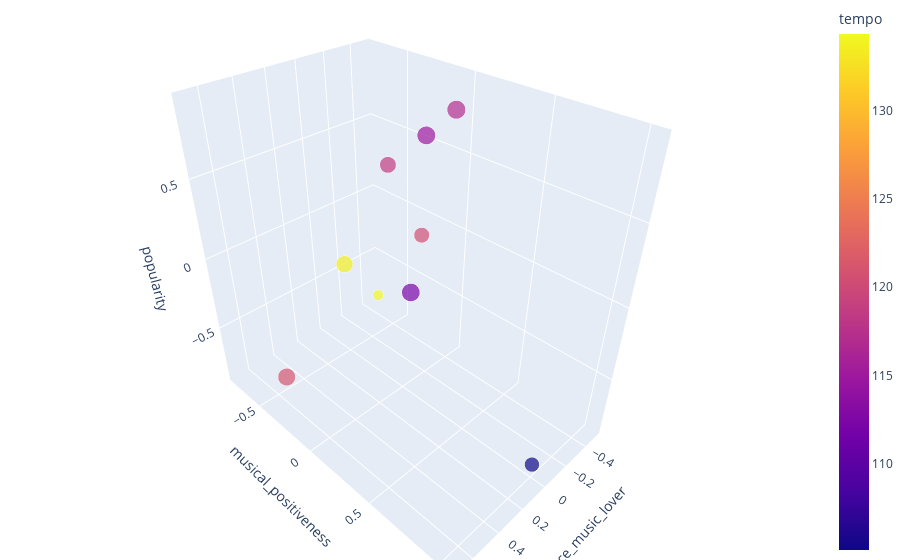

This figure's notebook cell:
### Markdown cell above
### User Based Analysis

### Code cell
qualitative = ['artist_names','genres','key','mode','speechiness','liveness','user_id']
quantative_normalizable = ['popularity', 'danceability', 'energy', 'loudness','speechiness',
       'acousticness', 'instrumentalness', 'valence', 'mode']
quantative_not_normalizable = ['tempo', 'duration_ms','user_id']
# relative way of normalizing - more distinctive result / shows more persona
quantative_normalized = top50[quantative_normalizable].apply(lambda x: (x - x.mean())/x.std(), axis = 0)
# absolute way of normalizing - range is [0,1], less distinctive result / a couple of features are similar among users: energy, loudness, valence, etc. 
# quantative_normalized = (top50[quantative_normalizable] - top50[quantative_normalizable].min())/(top50[quantative_normalizable].max()-top50[quantative_normalizable].min())
quantative_top50 = pd.concat([top50[quantative_not_normalizable],quantative_normalized], axis = 1 )

##### Averaging each feature for each user
user_average_data = quantative_top50.groupby(["user_id"]).mean()
user_average_data = user_average_data.join(top50[["user_id", "artist_names","genres"]].groupby(["user_id"]).nunique(), on = 'user_id')
# using 3 criteria: 
# 1. popularity
# 2. dance music lover: 0.6 * danceability + 0.3 * loudness + 0.3 * energy - 0.2 * acousticness
# 3. musical positiveness: 0.8 * valence + 0.2 * mode
# mode -> 1: major key, mode -> 0: minor key
user_average_data["dance_music_lover"] = user_average_data["danceability"] * 0.6 + user_average_data["loudness"] * 0.3 + user_average_data["energy"] * 0.3 - user_average_data["acousticness"] * 0.2
user_average_data["musical_positiveness"] = user_average_data["valence"] * 0.8 + user_average_data["mode"] * 0.2


##### Plotting

fig = px.scatter_3d(user_average_data, x = 'dance_music_lover', y = 'musical_positiveness', z = 'popularity', color = 'tempo', size = 'genres', size_max = 18,
                    opacity = 0.7)

fig.update_layout(margin = dict(l=0, r=0, b=0, t=0))

### Figure 1 — Plotly figure (JSON) as saved in the notebook; plotly's stock layout.template omitted (floating-point values rounded to 4 significant figures)
{"data": [{"hovertemplate": "dance_music_lover=%{x}<br>musical_positiveness=%{y}<br>popularity=%{z}<br>genres=%{marker.size}<br>tempo=%{marker.color}<extra></extra>", "legendgroup": "", "marker": {"color": [134.3, 118.7, 120.5, 114.9, 105.1, 112.2, 133.5, 121.0, 117.1], "coloraxis": "coloraxis", "opacity": 0.7, "size": [15, 37, 33, 46, 30, 45, 39, 42, 47], "sizemode": "area", "sizeref": 0.1451, "symbol": "circle"}, "mode": "markers", "name": "", "scene": "scene", "showlegend": false, "type": "scatter3d", "x": [-0.5066, 0.2641, -0.1705, 0.1466, 0.07639, -0.1268, 0.08424, 0.7047, -0.472], "y": [-0.7707, 0.1782, -0.0164, 0.3036, 1.039, -0.05771, -0.4066, -0.2098, -0.05994], "z": [-0.8748, 0.7623, 0.1168, 0.9074, -0.7263, -0.2824, -0.1442, -0.516, 0.7572]}], "layout": {"coloraxis": {"colorbar": {"title": {"text": "tempo"}}, "colorscale": [[0, "#0d0887"], [0.1111, "#46039f"], [0.2222, "#7201a8"], [0.3333, "#9c179e"], [0.4444, "#bd3786"], [0.5556, "#d8576b"], [0.6667, "#ed7953"], [0.7778, "#fb9f3a"], [0.8889, "#fdca26"], [1, "#f0f921"]]}, "legend": {"itemsizing": "constant", "tracegroupgap": 0}, "margin": {"b": 0, "l": 0, "r": 0, "t": 0}, "scene": {"domain": {"x": [0, 1], "y": [0, 1]}, "xaxis": {"title": {"text": "dance_music_lover"}}, "yaxis": {"title": {"text": "musical_positiveness"}}, "zaxis": {"title": {"text": "popularity"}}}}}
